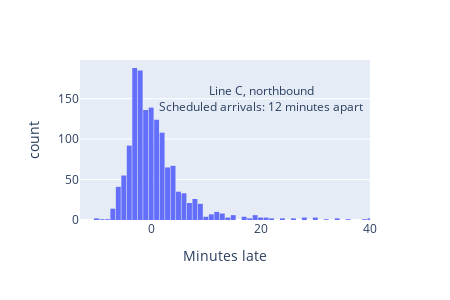

This figure's notebook cell:
### Code cell
# Create another histogram of the data that northbound C line stops that are scheduled to arrive 12 minutes after the previous bus:
fig = px.histogram(bus_c_n_12, x='minutes_late',
                   labels={'minutes_late': 'Minutes late'},
                   nbins=120, width=450, height=300).update_layout(bargap=0.1)

fig.add_annotation(x=20, y=150, showarrow=False,
                   text="Line C, northbound<br>Scheduled arrivals: 12 minutes apart")
fig.update_xaxes(range=[-13, 40])
fig.show()

### Figure 1 — Plotly figure (JSON) as saved in the notebook; plotly's stock layout.template omitted (floating-point values rounded to 4 significant figures; data arrays with more than 128 entries replaced by an {"elided": "..."} marker saying what was removed)
{"data": [{"bingroup": "x", "hovertemplate": "Minutes late=%{x}<br>count=%{y}<extra></extra>", "legendgroup": "", "marker": {"color": "#636efa", "pattern": {"shape": ""}}, "name": "", "nbinsx": 120, "orientation": "v", "showlegend": false, "x": {"elided": "1434 float values"}, "xaxis": "x", "yaxis": "y", "type": "histogram"}], "layout": {"xaxis": {"anchor": "y", "domain": [0.0, 1.0], "title": {"text": "Minutes late"}, "range": [-13, 40]}, "yaxis": {"anchor": "x", "domain": [0.0, 1.0], "title": {"text": "count"}}, "legend": {"tracegroupgap": 0}, "margin": {"t": 60}, "barmode": "relative", "height": 300, "width": 450, "bargap": 0.1, "annotations": [{"showarrow": false, "text": "Line C, northbound<br>Scheduled arrivals: 12 minutes apart", "x": 20, "y": 150}]}}
